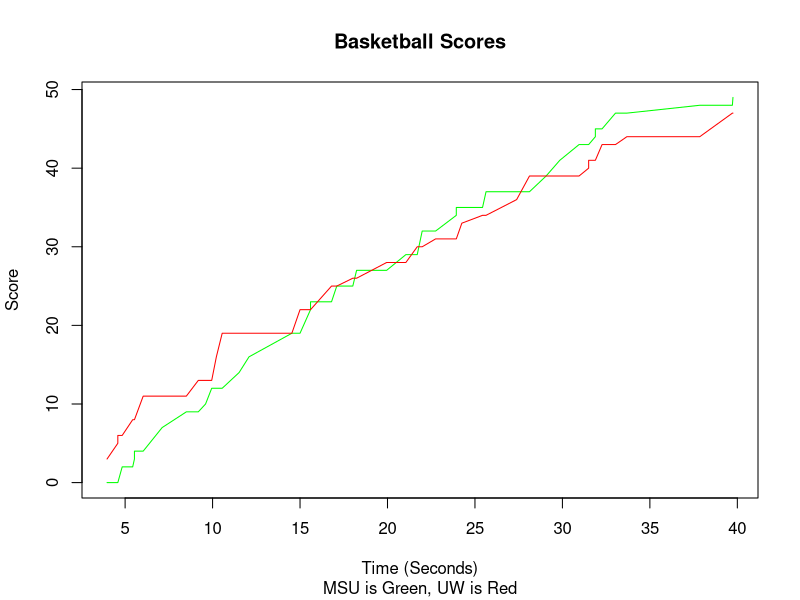

Write R code to recreate this figure.
scores=read.table(file="UWvMSU_1-22-13.txt", header = TRUE, stringsAsFactors = FALSE)

scoreMSU <- NULL
scoreUW <- NULL

for (i in 1:nrow(scores)) {
  if (i == 1) {
    scoreMSU[i] = 0
    scoreUW[i] = 3
  }
  else if (scores[i,2] == "UW"){
    scoreUW[i] = scoreUW[i-1] + scores[i,3]
    scoreMSU[i] = scoreMSU[i-1]
  } else {
    scoreMSU[i] = scoreMSU[i-1] + scores[i,3]
    scoreUW[i] = scoreUW[i-1]
  }
}

plot(scores$time, scoreMSU, xlab = "Time (Seconds)", ylab = "Score", main = "Basketball Scores", sub="MSU is Green, UW is Red", type ="l", col="green")
lines(scores$time,scoreUW, col="red")
